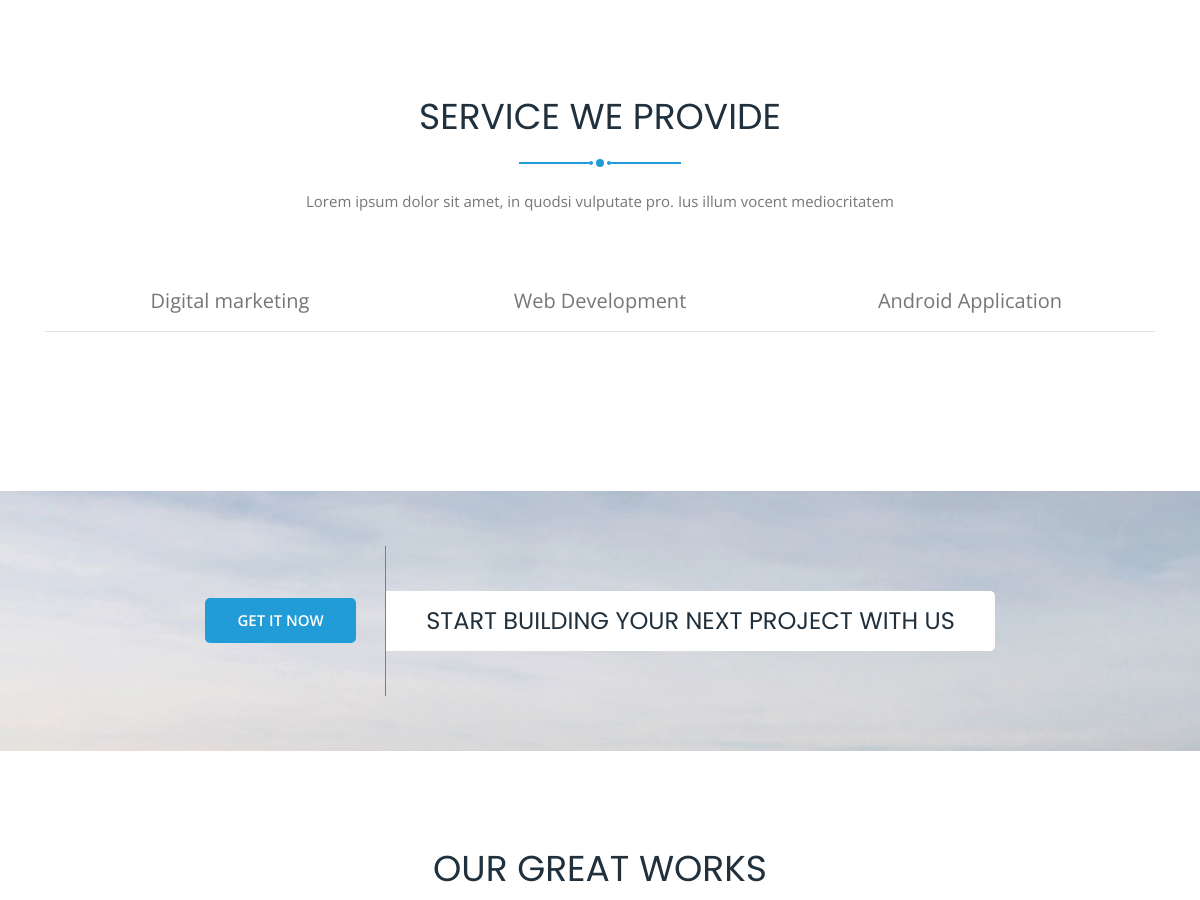
Before: / (middle part) with the older database file.
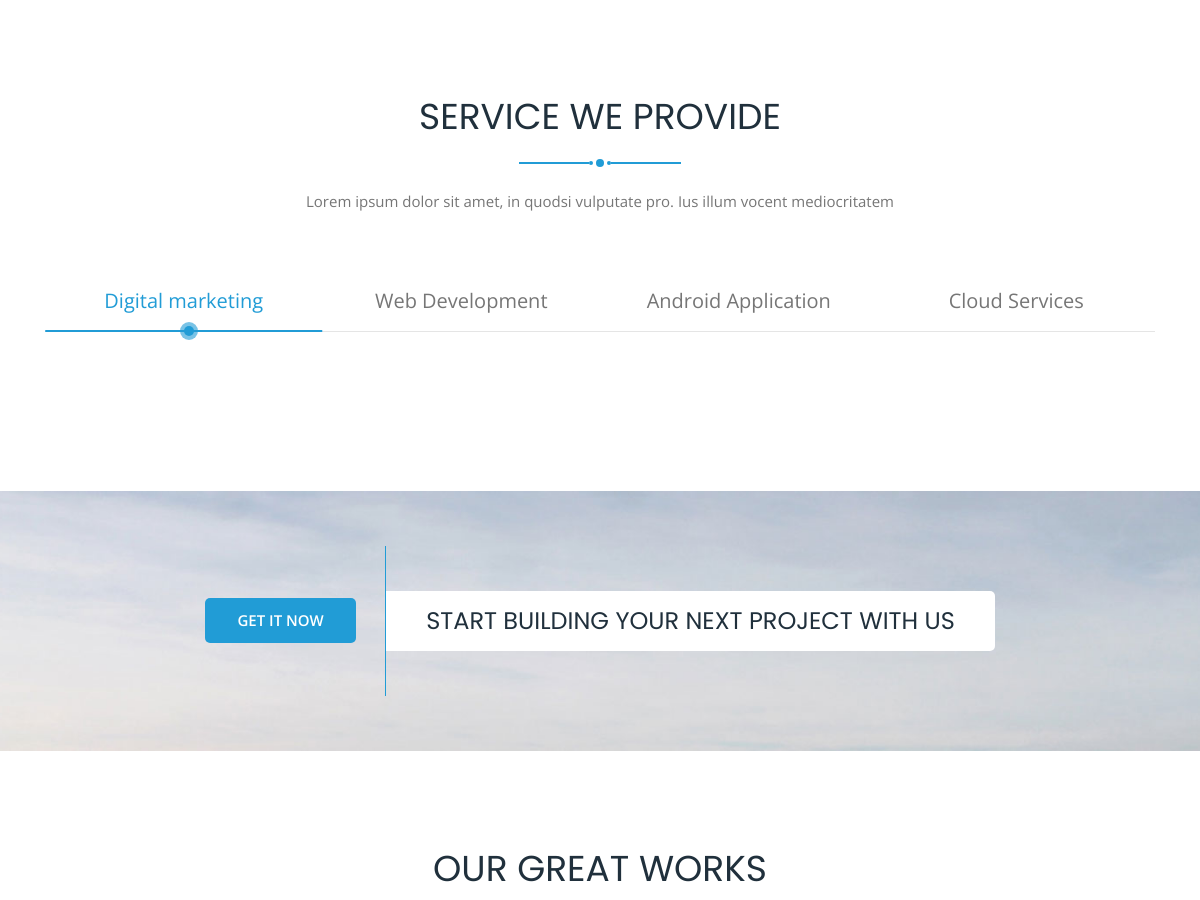
After: the same page with the newer database file.
### aris_app/models.py (models this page shows, shortened)
class Service(models.Model):
    service_title = models.CharField(max_length = 35)
    service_icon = models.CharField(max_length = 20)
    service_heading = models.CharField(max_length = 25)
    tab_first_id = models.CharField(max_length = 10, blank = True, null = True, unique = True)
    tab_second_id = models.CharField(max_length = 10, blank = True, null = True, unique = True)
    service_image = models.ImageField(upload_to = 'service')
    service_text = models.TextField()
    create_at = models.DateTimeField( auto_now = True)
    update_at = models.DateTimeField(auto_now_add = True)

### aris_app/views.py (the view)
# urls.py: path('', homepage_views, name = 'homepage_views'),
def homepage_views(request):
    aboutus_obj = AboutUs.objects.all()
    service_sec_obj = Service.objects.all()
    forms = BloodDonor_Form()
    if request.method == 'POST':
        forms = BloodDonor_Form(request.POST or None)
        if forms.is_valid():
            forms.save()
            return redirect(homepage_views)
    context = {
        'forms' : forms,
        'aboutus_obj' : aboutus_obj,
        'service_sec_obj' : service_sec_obj,
    }
    template_name = 'front-end/index.html'
    return render(request, template_name, context)

### aris_app/models.py (called while the page is built)
    def __str__(self):
        return self.name

### templates/front-end/index.html (shortened to what this page needs)
{% extends 'app/base.html' %}
{% load static %}
{% block body %}
  <section class="service-section section" id="service">
    <div class="container">
      <div class="section-head text-center">
        <h2>SERVICE WE PROVIDE</h2>
        <div class="section-divider">
          <div class="left wow fadeInLeft" data-wow-duration="1s" data-wow-delay="0.2s"></div>
          <span></span>
          <div class="right wow fadeInRight" data-wow-duration="1s" data-wow-delay="0.2s"></div>
        </div>
        <p>Lorem ipsum dolor sit amet, in quodsi vulputate pro. Ius illum vocent mediocritatem</p>
      </div>
      <div class="services">
        <ul class="nav nav-tabs active" role="tablist">
          {% if service_sec_obj %}
          {% for service in service_sec_obj %}
          <li class="nav-item">
            <a class="nav-link {{service.tab_second_id}}" data-toggle="tab" href="#{{service.tab_first_id}}">
              <i class="{{service.service_icon}}"></i><span>{{service.service_title}}</span>
            </a>
          </li>
          {% endfor %}
          {% endif %}
        </ul>
      </div>
    </div>
  </section>
  <div class="height-100"></div>
  <section class="cta section overlay-with-img">
    <div class="container">
      <div class="cta-text">
        <div class="cta-btn">
          <a href="#price" class="tm-btn"><span>Get It Now</span></a>
        </div>
        <h2>
          <span>
            <span class="wow fadeInLeft" data-wow-duration="2s" data-wow-delay="0.1s">START BUILDING YOUR NEXT PROJECT WITH US</span>
          </span>
        </h2>
      </div>
    </div>
  </section>
  <section class="project section" id="portfolio">
    <div class="section-head text-center">
        <h2>Our Great works</h2>
    </div>
  </section>
{% endblock %}

### templates/app/base.html (shortened to what this page needs)
{% load static %}
<!DOCTYPE html>
<html class="no-js" lang="en">
<head>
	<link rel="stylesheet" type="text/css" href="{% static 'assets/css/plugins.css' %}">
	<link rel="stylesheet" type="text/css" href="{% static 'assets/css/style.css' %}">
  <link id="theme" rel="stylesheet" href="{% static 'assets/css/color/color-1.css' %}">
</head>
<body data-spy="scroll" data-target=".primary-nav">
  {% block body %}
  {% endblock %}
  </body>
  </html>

### static/assets/css/color-1.css (style rules this page uses)
.tm-btn, .tm-btn.tm-btn-black span:before, .preloader-wave:before, .preloader-wave:after, .scrollup, .nav-link:before, .nav-link:after, .site-header-3.small-height .nav-link:before, .site-header-3.small-height .nav-link:after, .animation-version, .about-slider .owl-dots .owl-dot.active span, .service-section .nav-link .active-bar:before, .service-section .nav-link span:after, .cta .cta-bar, .cta .cta-bar:before, .cta .cta-bar:after, .pricing-hover-wrap > div:hover .pricing-head, .tagcloud a:hover, .post .owl-dots .owl-dot.active span, .p-bar-percentage, .groth-bar, .section-divider .left, .section-divider .right, .section-divider span, .section-divider span:before, .section-divider span:after, .service-section .nav-link .active-bar:before, .company-groth-2.company-groth .fun-fact:before, .animation-overlay, .preloader-wave:before, .preloader-wave:after, .preloader-wave { background-color: #219cd6; }
a:hover, a:focus, a:active, .primary-nav .menu-item > a:hover, .primary-nav-list .current-menu-ancestor .current-menu-ancestor.current-menu-parent > a, .primary-nav-list .current-menu-ancestor.current-menu-parent .current-menu-item > a, .primary-nav .menu-item > .nav-link.active, .site-header.site-header-3.small-height .primary-nav .menu-item > .nav-link.active, .site-header-3.small-height .primary-nav .primary-nav-list > .menu-item > a:hover, .service-section .nav-link.active i, .service-section .nav-link.active span, .member-social-btn a:hover, .single-price.special-price .price b, .single-price.special-price .price span, .home-blog-thumb a:before, a.post-thumbnail:before, .home-entry-content h3 a:hover, .single-testimonial blockquote i, .single-testimonial blockquote small span, .contact-info ul li a:hover, .social-btn a:hover, .subscription-label, .entry-title a:hover, .byline a:hover, .comment-author a.nm:hover, .comment-author .nm a:hover, .comment-metadata a:hover, .comment-reply-link:hover, .comment-reply-link:focus, .widget ul li a:hover, .widget ul li:hover:before, .widget.widget_recent_entries ul a:hover h2, .search-btn:hover + label:before, .read-more-btn, .primary-nav-list .menu-item > .nav-link.active, .portfolio-filter ul li.active a, .contact-info ul li i, .breadcrumb li a:hover { color: #219cd6; }
blockquote, .tm-btn:before, .tm-btn .sp-btn:before, .subscribe-form input:focus, .comment-form textarea:focus, .comment-form input:focus, .tagcloud a:hover, .search-field:focus, .post .owl-dots .owl-dot span { border-color: #219cd6; }
.service-section .nav-link span:after { box-shadow: 0 0 0 4px rgba(33, 156, 214, 0.6); }

Changed rows visible on the page:
changed Service "Digital marketing": tab_second_id "three" → "active" (drawn)
added Service: service_title "Cloud Services"
